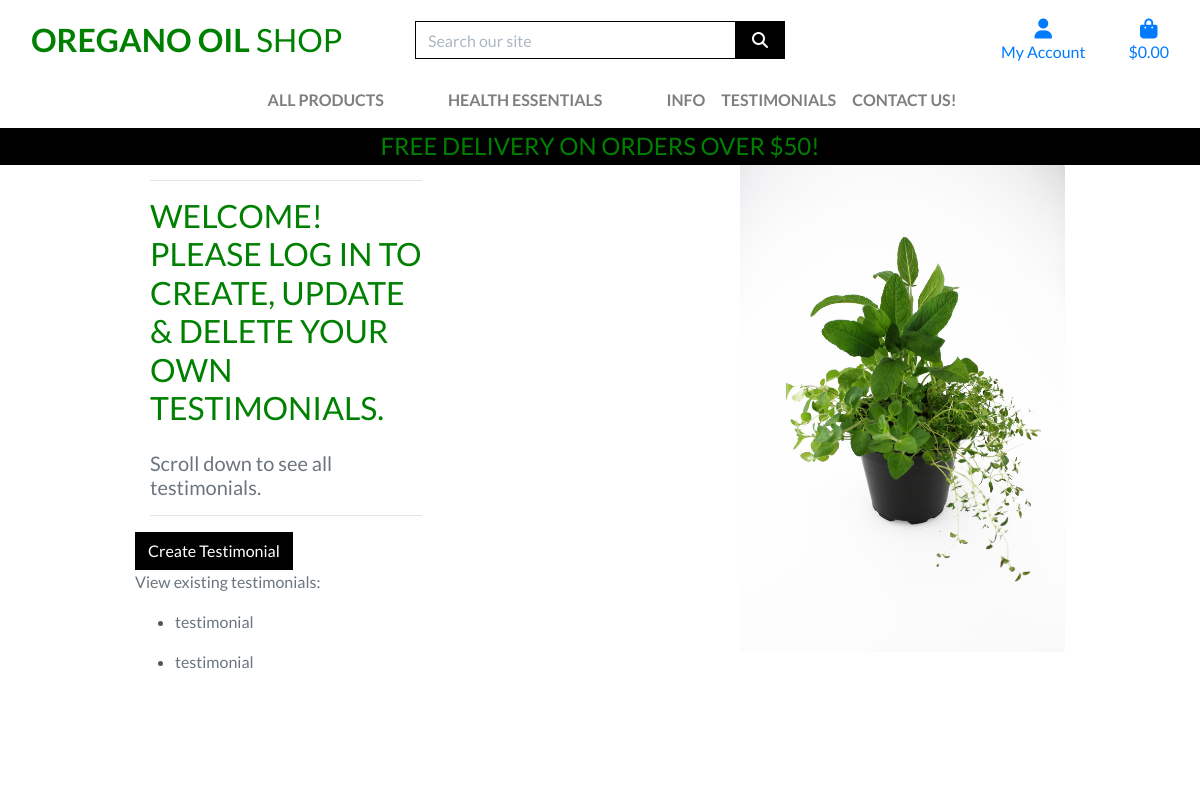
The page /testimonials/testimonial_list/ on the database as committed earlier.
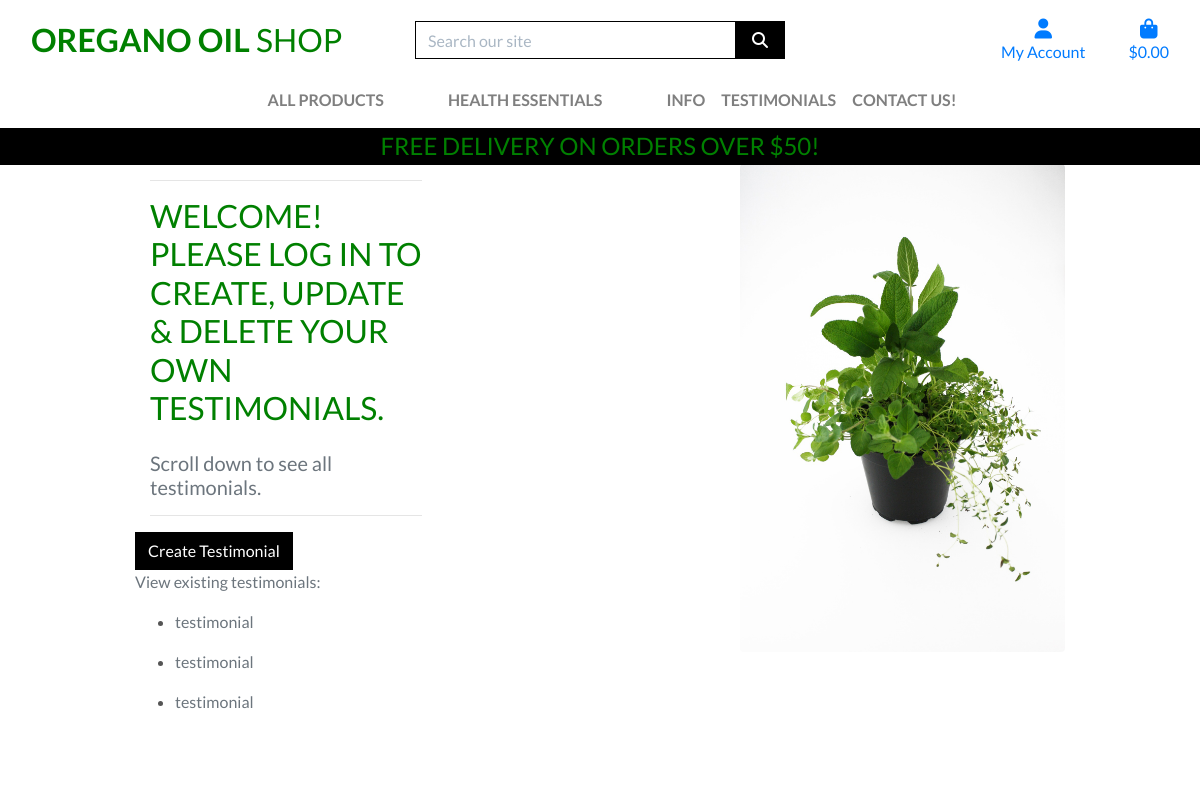
The same page on the database as committed later.
### testimonials/models.py (models this page shows, shortened)
class Testimonials(models.Model):
    title = models.CharField(max_length=255, default="testimonial")
    description = models.TextField(blank=True, null=True)
    price = models.IntegerField()

### testimonials/views.py (the view)
# urls.py: path('testimonial_list/', views.testimonial_list, name='testimonial_list'),
def testimonial_list(request):
    testimonials = Testimonials.objects.all()
    return render(request, 'testimonials/testimonials_list.html', {'testimonials': testimonials})

### bag/contexts.py (called while the page is built, shortened)
def bag_contents(request):
    bag_items = []
    total = 0
    product_count = 0
    bag = request.session.get('bag', {})
    if total < settings.FREE_DELIVERY_THRESHOLD:
        delivery = total * Decimal(settings.STANDARD_DELIVERY_PERCENTAGE / 100)
        free_delivery_delta = settings.FREE_DELIVERY_THRESHOLD - total
    else:
        delivery = 0
        free_delivery_delta = 0
    grand_total = delivery + total
    context = {
        'bag_items': bag_items,
        'total': total,
        'product_count': product_count,
        'delivery': delivery,
        'free_delivery_delta': free_delivery_delta,
        'free_delivery_threshold': settings.FREE_DELIVERY_THRESHOLD,
        'grand_total': grand_total,
    }
    return context

### testimonials/templates/testimonials/testimonials_list.html (shortened to what this page needs)
{% extends "base.html" %}
{% load static %}
{% block page_header %}
    <div class="container header-container">
    </div>
{% endblock %}
{% block content %}
<div class="overlay"></div>
<div class="container">
    <img src = "/media/images/herbs-2126283_1920.jpg"   class ="rounded float-right" alt="butterfly on oregano">
    <div class="row">
        <div class="col-12 col-md-6">
            <hr>
            <h2 class="logo-font mb-4">Welcome! Please Log in to create, update & delete your own Testimonials.</h2>
            <h5 class="text-muted">Scroll down to see all testimonials.</h5>
            <hr>
        </div>
    </div>
<a class = "btn btn-black rounded-0" ' href="{% url 'create_testimonial' %}">Create Testimonial</a><p class = "text-muted" >View existing testimonials:</p>
    {% for testimonial in testimonials %}
        <ul><li class ='reservation'>
            <a class = 'text-muted' href="{% url 'testimonial_detail' testimonial.id %}">{{ testimonial.title }}</a>
        </li></ul>
    {% empty %}
        <ul><li class ="buttonfunny">No testimonials found.</li></ul>
    {% endfor %}
{% endblock %}

Rows that differ between the two databases and show on the page:
added Testimonials: title "testimonial"
